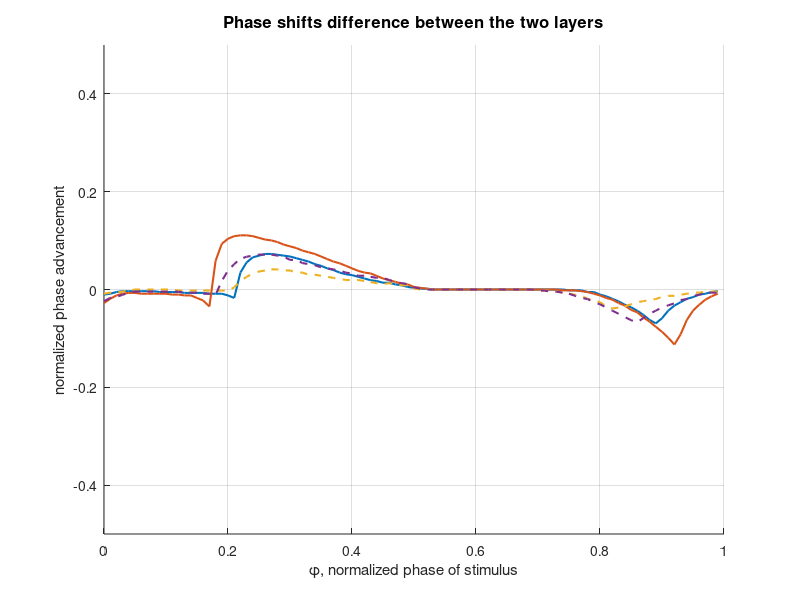

Here is the MATLAB script that generated this plot: (Note: this script raises an error after producing the figure.)
clear all
clc

num_phase = 100;

load('D_RG-.mat')
N_RG = RG_phase_shift - phase_shift;


hold on
plot((0:num_phase-1)/num_phase,N_RG(1:2,:),'-','LineWidth',1.5)
plot((0:num_phase-1)/num_phase,N_RG(3:4,:),'--','LineWidth',1.5)

grid on
ylim([-0.5 0.5])
xlabel('\phi, normalized phase of stimulus')
ylabel('normalized phase advancement')
title('Phase shifts difference between the two layers','Fontsize',12)

col = [0, 0.4470, 0.7410;0.8500, 0.3250, 0.0980];
colororder(col)

set(gcf,'Position',[500 200 600 400])



% 
% RG_phase_shift(3,:) = [];
% phase_shift(3,:) = [];
% hold on
% plot((0:num_phase-1)/num_phase,RG_phase_shift,'LineWidth',1.5)
% plot((0:num_phase-1)/num_phase,phase_shift,'--','LineWidth',1.5)
% grid on
% ylim([-0.5 0.5])
% xlabel('\phi, normalized phase of stimulus')
% ylabel('normalized phase advancement')
% title('Phase response curve of the system','Fontsize',12)
% 
% col = [0, 0.4470, 0.7410;0.8500, 0.3250, 0.0980;0.4940, 0.1840, 0.5560];
% colororder(col)
% set(gcf,'Position',[500 200 600 300])
% % 
% plot((0:num_phase-1)/num_phase,SF_R(1:2,:),'LineWidth',1,'color',[0.3010, 0.7450, 0.9330])
% plot((0:num_phase-1)/num_phase,SF(1:2,:),'--','LineWidth',1,'color',[0.3010, 0.7450, 0.9330])

% D = 1   I_s = -0.5